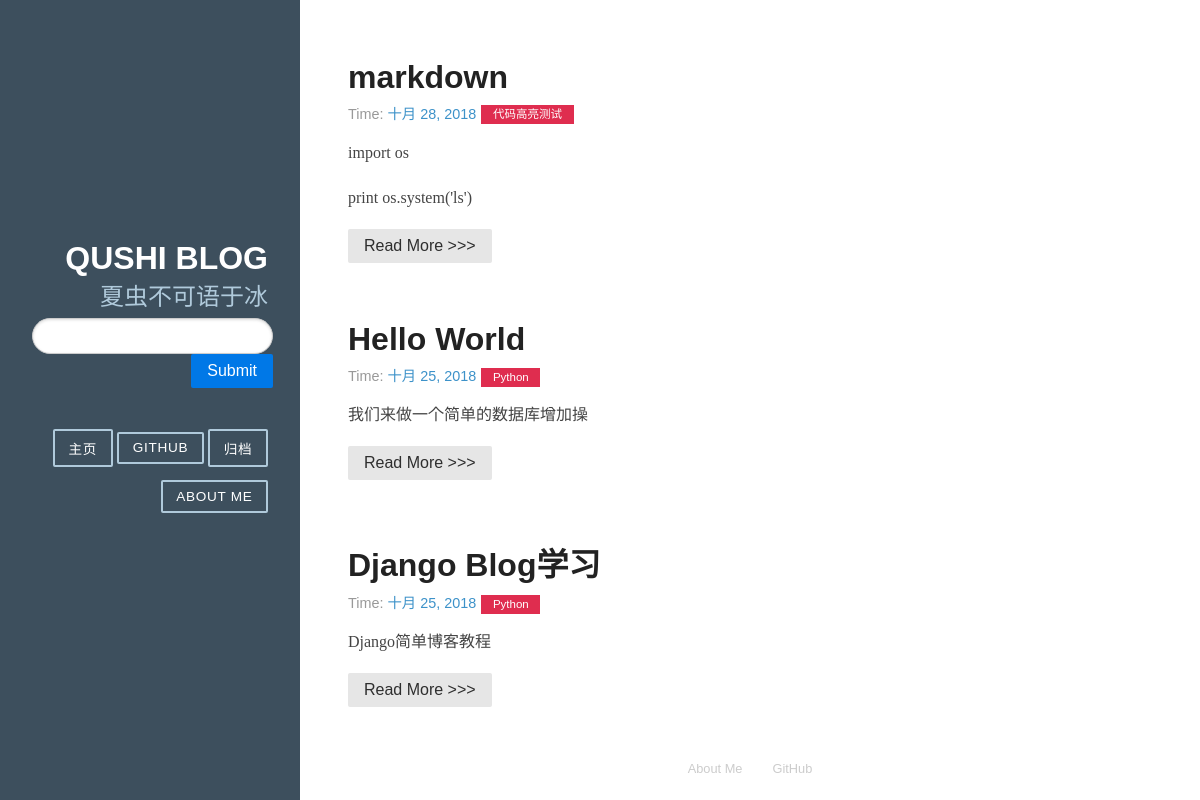
The page / on the database its author committed.
### article/models.py (models this page shows, shortened)
class Article(models.Model):
    title = models.CharField(max_length=100)
    category = models.CharField(max_length=50, blank=True)  #博客标签
    date_time = models.DateField(auto_now_add=True)
    content = models.TextField(blank=True, null=True)
    class Meta:
        ordering = ['-date_time']

### article/views.py (the view)
# urls.py: 2. Add a URL to urlpatterns:  url(r'^$', views.home, name='home')
def home(request):
    posts = Article.objects.all()
    limit = 3
    paginator = Paginator(posts, limit)
    page = request.GET.get('page')
    try:
        post_list = paginator.page(page)
    except PageNotAnInteger:
        post_list = paginator.page(1)
    except:
        post_list = posts[:limit]
    return render(request, 'home.html', {'post_list' : post_list})

### article/templatetags/custom_markdown.py (called while the page is built)
@register.filter(is_safe=True)  #注册template filter
@stringfilter  #希望字符串作为参数
def custom_markdown(value):
    return mark_safe(markdown.markdown(value,
                        extensions = ['markdown.extensions.fenced_code','markdown.extensions.codehilite'],
                        safe_mode=True,
                        enable_attributes=False))

### template/home.html (shortened to what this page needs)
{% extends "base.html" %}
{% load custom_markdown %}
{% block content %}
    <div class="posts">
        {% for post in post_list %}
            <section class="post">
                <header class="post-header">
                    <h2 class="post-title">{{ post.title }}</h2>
                        <p class="post-meta">
                            Time:  <a class="post-author" href="#">{{ post.date_time }}</a> <a class="post-category post-category-js" href="#">{{ post.category }}</a>
                        </p>
                </header>
                    <div class="post-description">
                        <p>
                            {{ post.content|custom_markdown|truncatewords_html:100 }}
                        </p>
                    </div>
                <a class="pure-button" href="{% url 'detail' my_args=post.id %}">Read More >>> </a>
            </section>
        {% endfor %}
    </div>
{% endblock %}

### template/base.html (shortened to what this page needs)
<!DOCTYPE html>
<html lang="en">
<head>
    <link rel="stylesheet" href="/static/pure/pure-min.css" type="text/css">
    <link rel="stylesheet" href="/static/pure/grids-responsive-min.css" type="text/css">
    <link rel="stylesheet" href="/static/css/blog.css">
    <link rel="stylesheet" href="/static/css/monokai.css">
</head>
<body>
<div id="layout" class="pure-g">
    <div class="sidebar pure-u-1 pure-u-md-1-4">
        <div class="header">
            <h1 class="brand-title">Qushi Blog</h1>
            <h2 class="brand-tagline">夏虫不可语于冰</h2>
            <nav class="nav">
                <ul class="nav-list">
                    <li>
                        <form class="pure-form" action="/search/" method="get">
                            <fieldset>
                                <input class="pure-input-rounded" type="text" name="s" value="输入">
                                <input type="submit" content="搜索" class="pure-button pure-button-primary">
                            </fieldset>
                        </form>
                    </li>
                    <p>
                        <li class="nav-item">
                            <a class="button-success pure-button" href="/">主页</a>
                        </li>
                        <li class="nav-item">
                            <a class="pure-button" href="https://github.com/">Github</a>
                        </li>
                        <li class="nav-item">
                            <a class="button-success pure-button" href="{% url 'archives' %}">归档</a>
                        </li>
                        <li class="nav-item">
                            <a class="button-success pure-button" href="{% url 'about_me' %}">About Me</a>
                        </li>
                    </p>
                </ul>
            </nav>
        </div>
    </div>
    <div class="content pure-u-1 pure-u-md-3-4">
        <div>
            <div class="pure-u-lg-23-24">
                {% block content %}
                {% endblock %}
            </div>
            <div class="footer">
                <div class="pure-menu pure-menu-horizontal pure-menu-open">
                    <ul class="pure-menu-list">
                        <li class="pure-menu-item"><a href="{% url 'about_me' %}" class="pure-menu-link">About Me</a></li>
                        <li class="pure-menu-item"><a href="http://github.com/yahoo/pure/" class="pure-menu-link">GitHub</a></li>
                    </ul>
                </div>
            </div>
        </div>
    </div>
</div>
</body>
</html>

### rows shown on the page
Article: title "markdown", date_time "十月 28, 2018", category "代码高亮测试", content|custom_markdown "import os print os.system('ls')"
Article: title "Hello World", date_time "十月 25, 2018", category "Python", content|custom_markdown "我们来做一个简单的数据库增加操"
Article: title "Django Blog学习", date_time "十月 25, 2018", category "Python", content|custom_markdown "Django简单博客教程"
